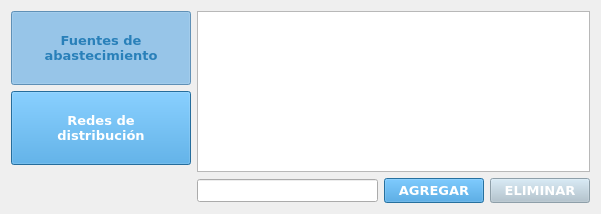
<?xml version="1.0" encoding="UTF-8"?>
<ui version="4.0">
 <class>Form</class>
 <widget class="QWidget" name="Form">
  <property name="geometry">
   <rect>
    <x>0</x>
    <y>0</y>
    <width>601</width>
    <height>214</height>
   </rect>
  </property>
  <property name="windowTitle">
   <string>Lista de correos</string>
  </property>
  <property name="windowIcon">
   <iconset>
    <normaloff>:/sigrdap/icons/email.png</normaloff>:/sigrdap/icons/email.png</iconset>
  </property>
  <property name="styleSheet">
   <string notr="true">QPushButton:enabled{
background-color: #3498db;
color: rgb(255, 255, 255);
}

QPushButton:disabled{
background-color: #adc1ce;
color: rgb(255, 255, 255);
}

QPushButton:checked{
color: #2980b9;
background-color: rgb(133, 202, 255);
}

QPushButton:checked:disabled{
background-color: #adc1ce;
color: rgb(255, 255, 255);
}

QListWidget{
selection-color: #FFFFFF;
selection-background-color: #5bade4;
alternate-background-color: #ddf1ff;
outline: none;
}

QListWidget::item:selected:active:hover{
	color: white;
}

QListWidget::item:selected:active{
    background-color: #5bade4;
	color: white;
	border: none;
}

QListWidget::item:selected:!active{
    background-color:#5bade4;
	color: white;
}

QListWidget::item:!selected:hover{
	background-color: #F5F5F5;
	/*color: #5bade4;*/
}</string>
  </property>
  <layout class="QVBoxLayout" name="verticalLayout_3">
   <item>
    <layout class="QHBoxLayout" name="horizontalLayout_2">
     <item>
      <layout class="QVBoxLayout" name="verticalLayout_2">
       <item>
        <widget class="QPushButton" name="botonFuentes">
         <property name="enabled">
          <bool>true</bool>
         </property>
         <property name="sizePolicy">
          <sizepolicy hsizetype="Minimum" vsizetype="Minimum">
           <horstretch>0</horstretch>
           <verstretch>0</verstretch>
          </sizepolicy>
         </property>
         <property name="minimumSize">
          <size>
           <width>180</width>
           <height>0</height>
          </size>
         </property>
         <property name="font">
          <font>
           <family>Verdana</family>
           <pointsize>10</pointsize>
           <weight>75</weight>
           <bold>true</bold>
          </font>
         </property>
         <property name="text">
          <string>Fuentes de
abastecimiento</string>
         </property>
         <property name="iconSize">
          <size>
           <width>40</width>
           <height>40</height>
          </size>
         </property>
         <property name="checkable">
          <bool>true</bool>
         </property>
         <property name="checked">
          <bool>true</bool>
         </property>
         <property name="autoExclusive">
          <bool>true</bool>
         </property>
        </widget>
       </item>
       <item>
        <widget class="QPushButton" name="botonRedes">
         <property name="enabled">
          <bool>true</bool>
         </property>
         <property name="sizePolicy">
          <sizepolicy hsizetype="Minimum" vsizetype="Minimum">
           <horstretch>0</horstretch>
           <verstretch>0</verstretch>
          </sizepolicy>
         </property>
         <property name="font">
          <font>
           <family>Verdana</family>
           <pointsize>10</pointsize>
           <weight>75</weight>
           <bold>true</bold>
          </font>
         </property>
         <property name="text">
          <string>Redes de
distribución</string>
         </property>
         <property name="iconSize">
          <size>
           <width>40</width>
           <height>40</height>
          </size>
         </property>
         <property name="checkable">
          <bool>true</bool>
         </property>
         <property name="autoRepeat">
          <bool>false</bool>
         </property>
         <property name="autoExclusive">
          <bool>true</bool>
         </property>
        </widget>
       </item>
       <item>
        <widget class="QLabel" name="label">
         <property name="sizePolicy">
          <sizepolicy hsizetype="Preferred" vsizetype="Fixed">
           <horstretch>0</horstretch>
           <verstretch>0</verstretch>
          </sizepolicy>
         </property>
         <property name="minimumSize">
          <size>
           <width>0</width>
           <height>32</height>
          </size>
         </property>
         <property name="text">
          <string/>
         </property>
        </widget>
       </item>
      </layout>
     </item>
     <item>
      <layout class="QVBoxLayout" name="verticalLayout">
       <item>
        <widget class="QListWidget" name="listaCorreos">
         <property name="sizePolicy">
          <sizepolicy hsizetype="MinimumExpanding" vsizetype="Expanding">
           <horstretch>0</horstretch>
           <verstretch>0</verstretch>
          </sizepolicy>
         </property>
         <property name="minimumSize">
          <size>
           <width>0</width>
           <height>150</height>
          </size>
         </property>
         <property name="font">
          <font>
           <family>Verdana</family>
           <pointsize>10</pointsize>
          </font>
         </property>
         <property name="styleSheet">
          <string notr="true"/>
         </property>
         <property name="alternatingRowColors">
          <bool>true</bool>
         </property>
        </widget>
       </item>
       <item>
        <layout class="QHBoxLayout" name="horizontalLayout">
         <item>
          <widget class="QLineEdit" name="campoCorreo">
           <property name="minimumSize">
            <size>
             <width>170</width>
             <height>0</height>
            </size>
           </property>
           <property name="font">
            <font>
             <family>Verdana</family>
             <pointsize>9</pointsize>
            </font>
           </property>
          </widget>
         </item>
         <item>
          <widget class="QPushButton" name="botonAgregar">
           <property name="enabled">
            <bool>true</bool>
           </property>
           <property name="minimumSize">
            <size>
             <width>100</width>
             <height>0</height>
            </size>
           </property>
           <property name="font">
            <font>
             <family>Verdana</family>
             <pointsize>10</pointsize>
             <weight>75</weight>
             <bold>true</bold>
            </font>
           </property>
           <property name="styleSheet">
            <string notr="true"/>
           </property>
           <property name="text">
            <string>AGREGAR</string>
           </property>
           <property name="autoDefault">
            <bool>true</bool>
           </property>
           <property name="default">
            <bool>true</bool>
           </property>
          </widget>
         </item>
         <item>
          <widget class="QPushButton" name="botonEliminar">
           <property name="enabled">
            <bool>false</bool>
           </property>
           <property name="minimumSize">
            <size>
             <width>100</width>
             <height>0</height>
            </size>
           </property>
           <property name="font">
            <font>
             <family>Verdana</family>
             <pointsize>10</pointsize>
             <weight>75</weight>
             <bold>true</bold>
            </font>
           </property>
           <property name="text">
            <string>ELIMINAR</string>
           </property>
          </widget>
         </item>
        </layout>
       </item>
      </layout>
     </item>
    </layout>
   </item>
  </layout>
 </widget>
 <resources/>
 <connections/>
</ui>
